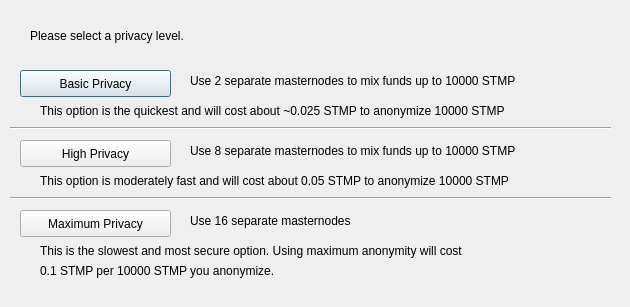
<?xml version="1.0" encoding="UTF-8"?>
<ui version="4.0">
 <class>ObfuscationConfig</class>
 <widget class="QDialog" name="ObfuscationConfig">
  <property name="geometry">
   <rect>
    <x>0</x>
    <y>0</y>
    <width>630</width>
    <height>307</height>
   </rect>
  </property>
  <property name="windowTitle">
   <string>Configure Obfuscation</string>
  </property>
  <widget class="QPushButton" name="buttonBasic">
   <property name="geometry">
    <rect>
     <x>20</x>
     <y>70</y>
     <width>151</width>
     <height>27</height>
    </rect>
   </property>
   <property name="text">
    <string>Basic Privacy</string>
   </property>
  </widget>
  <widget class="QPushButton" name="buttonHigh">
   <property name="geometry">
    <rect>
     <x>20</x>
     <y>140</y>
     <width>151</width>
     <height>27</height>
    </rect>
   </property>
   <property name="text">
    <string>High Privacy</string>
   </property>
  </widget>
  <widget class="QPushButton" name="buttonMax">
   <property name="geometry">
    <rect>
     <x>20</x>
     <y>210</y>
     <width>151</width>
     <height>27</height>
    </rect>
   </property>
   <property name="text">
    <string>Maximum Privacy</string>
   </property>
  </widget>
  <widget class="QLabel" name="label">
   <property name="geometry">
    <rect>
     <x>30</x>
     <y>20</y>
     <width>571</width>
     <height>31</height>
    </rect>
   </property>
   <property name="text">
    <string>Please select a privacy level.</string>
   </property>
  </widget>
  <widget class="QLabel" name="label_2">
   <property name="geometry">
    <rect>
     <x>190</x>
     <y>70</y>
     <width>421</width>
     <height>21</height>
    </rect>
   </property>
   <property name="text">
    <string>Use 2 separate masternodes to mix funds up to 10000 STMP</string>
   </property>
  </widget>
  <widget class="QLabel" name="label_3">
   <property name="geometry">
    <rect>
     <x>190</x>
     <y>140</y>
     <width>411</width>
     <height>21</height>
    </rect>
   </property>
   <property name="text">
    <string>Use 8 separate masternodes to mix funds up to 10000 STMP</string>
   </property>
  </widget>
  <widget class="QLabel" name="label_4">
   <property name="geometry">
    <rect>
     <x>190</x>
     <y>210</y>
     <width>421</width>
     <height>21</height>
    </rect>
   </property>
   <property name="text">
    <string>Use 16 separate masternodes</string>
   </property>
  </widget>
  <widget class="QLabel" name="label_6">
   <property name="geometry">
    <rect>
     <x>40</x>
     <y>100</y>
     <width>561</width>
     <height>21</height>
    </rect>
   </property>
   <property name="text">
    <string>This option is the quickest and will cost about ~0.025 STMP to anonymize 10000 STMP</string>
   </property>
  </widget>
  <widget class="QLabel" name="label_7">
   <property name="geometry">
    <rect>
     <x>40</x>
     <y>170</y>
     <width>561</width>
     <height>21</height>
    </rect>
   </property>
   <property name="text">
    <string>This option is moderately fast and will cost about 0.05 STMP to anonymize 10000 STMP</string>
   </property>
  </widget>
  <widget class="QLabel" name="label_8">
   <property name="geometry">
    <rect>
     <x>40</x>
     <y>240</y>
     <width>561</width>
     <height>21</height>
    </rect>
   </property>
   <property name="text">
    <string>This is the slowest and most secure option. Using maximum anonymity will cost</string>
   </property>
  </widget>
  <widget class="QLabel" name="label_9">
   <property name="geometry">
    <rect>
     <x>40</x>
     <y>260</y>
     <width>561</width>
     <height>21</height>
    </rect>
   </property>
   <property name="text">
    <string>0.1 STMP per 10000 STMP you anonymize.</string>
   </property>
  </widget>
  <widget class="Line" name="line">
   <property name="geometry">
    <rect>
     <x>10</x>
     <y>120</y>
     <width>601</width>
     <height>16</height>
    </rect>
   </property>
   <property name="orientation">
    <enum>Qt::Horizontal</enum>
   </property>
  </widget>
  <widget class="Line" name="line_2">
   <property name="geometry">
    <rect>
     <x>10</x>
     <y>190</y>
     <width>601</width>
     <height>16</height>
    </rect>
   </property>
   <property name="orientation">
    <enum>Qt::Horizontal</enum>
   </property>
  </widget>
 </widget>
 <resources/>
 <connections/>
</ui>
